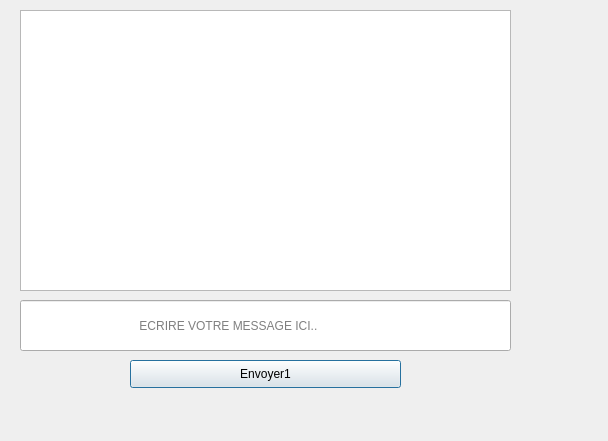
<?xml version="1.0" encoding="UTF-8"?>
<ui version="4.0">
 <class>Chat</class>
 <widget class="QDialog" name="Chat">
  <property name="geometry">
   <rect>
    <x>0</x>
    <y>0</y>
    <width>608</width>
    <height>441</height>
   </rect>
  </property>
  <property name="windowTitle">
   <string>Dialog</string>
  </property>
  <widget class="QPushButton" name="sendButton">
   <property name="geometry">
    <rect>
     <x>130</x>
     <y>360</y>
     <width>271</width>
     <height>28</height>
    </rect>
   </property>
   <property name="styleSheet">
    <string notr="true"/>
   </property>
   <property name="text">
    <string>Envoyer1</string>
   </property>
  </widget>
  <widget class="QPlainTextEdit" name="plainTextEdit">
   <property name="geometry">
    <rect>
     <x>20</x>
     <y>10</y>
     <width>491</width>
     <height>281</height>
    </rect>
   </property>
  </widget>
  <widget class="QLineEdit" name="lineEdit">
   <property name="geometry">
    <rect>
     <x>20</x>
     <y>300</y>
     <width>491</width>
     <height>51</height>
    </rect>
   </property>
   <property name="placeholderText">
    <string>                                   ECRIRE VOTRE MESSAGE ICI..</string>
   </property>
  </widget>
 </widget>
 <resources/>
 <connections/>
</ui>
